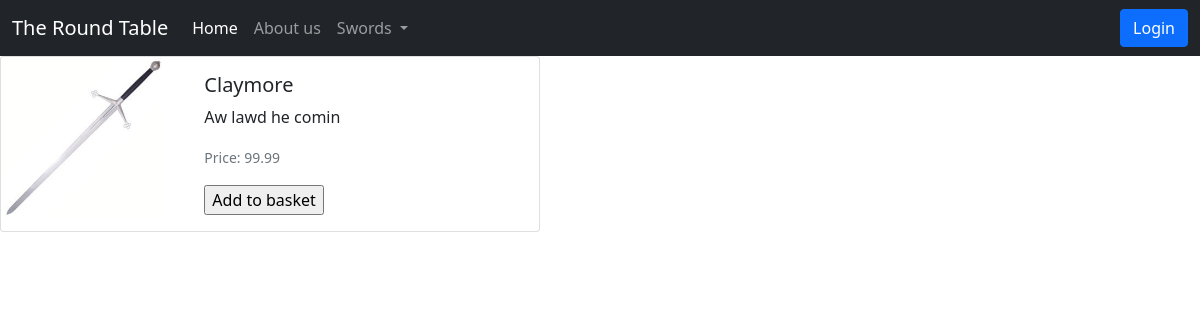
The app's page /product/2, older data.
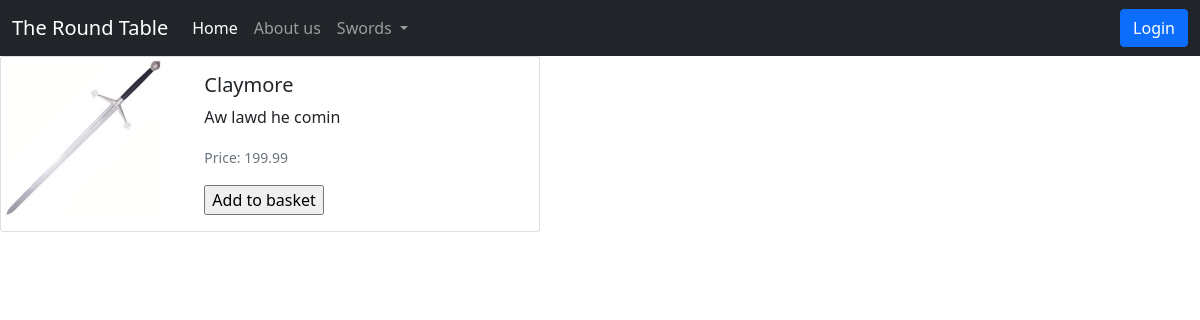
The same page, newer data.
### store_app/models.py (models this page shows)
class Product(models.Model):
    id = models.AutoField(primary_key=True)
    name = models.CharField(max_length=200)
    description = models.CharField(max_length=500)
    price = models.DecimalField(max_digits=10, decimal_places=2)
    picture = models.FileField(upload_to='product_img/', blank=True)
    category = models.ForeignKey(ProductCategory, on_delete=models.CASCADE)
    subcategory = models.ForeignKey(ProductSubCategory, on_delete=models.CASCADE)

### store_app/views.py (the view)
# urls.py: path('product/<int:prodid>', views.singleproduct, name='single_product'),
def singleproduct(request, prodid):
	product = get_object_or_404(Product, pk=prodid)
	return render(request, 'single_product.html', {'product': product})

### store_app/templates/single_product.html (shortened to what this page needs)
{% extends "base.html" %}
{% block content %}
<div class="card mb-3" style="max-width: 540px;">
          <div class="row no-gutters">
            <div class="col-md-4">
              <img src="{{ product.picture.url }}" class="card-img" alt="...">
            </div>
            <div class="col-md-8">
              <div class="card-body">
                <h5 class="card-title">{{ product.name }}</h5>
                <p class="card-text">{{ product.description}}</p>
                <p class="card-text"><small class="text-muted">Price: {{ product.price }}</small></p>
                  <form action="/addbasket/{{ product.id }}">
                    <input type="submit" value="Add to basket" />
                    </form>
              </div>
            </div>
          </div>
        </div>
{% endblock %}

Row changes from the older to the newer data that the page shows:
changed Product "Claymore": price "99.99" → "199.99"
